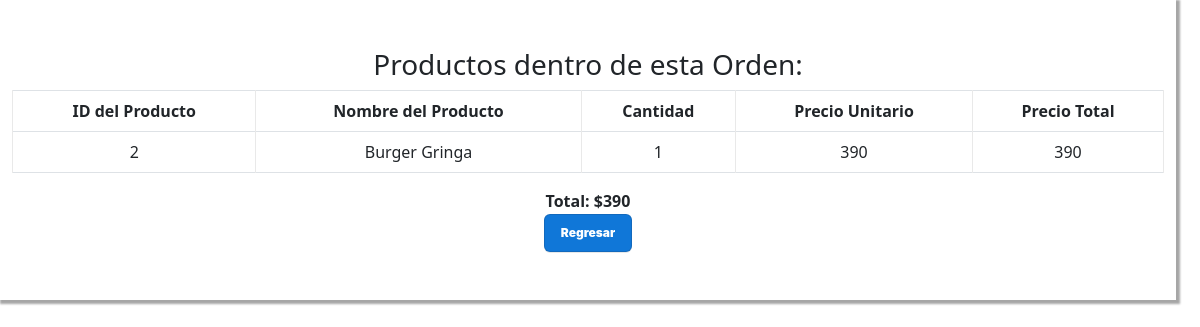
Before: /PAGINA_VerOrden.php?id=1 with the older database file.
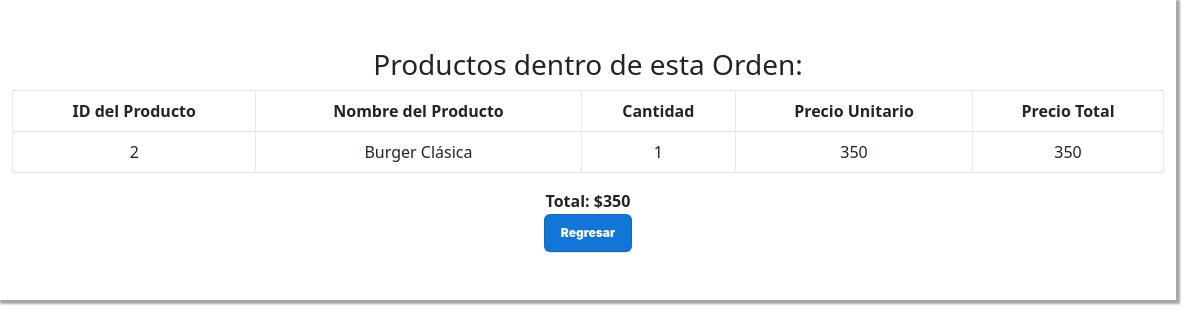
After: the same page with the newer database file.
### tables this page shows
CREATE TABLE `detalles_orden` (
  `id_detalle_orden` int(10) PRIMARY KEY NOT NULL AUTO_INCREMENT COMMENT 'ID de la línea',  
  `orden` int(10) NULL COMMENT 'ID de la orden',
  `producto_det` int(10) NULL COMMENT 'ID del producto de la línea',
  `cantidad_producto` int(10) NOT NULL COMMENT 'Cantidad del producto de la línea',
  CONSTRAINT orden FOREIGN KEY (orden) REFERENCES orden(id_orden),
  CONSTRAINT producto_det FOREIGN KEY (producto_det) REFERENCES producto(id_producto)
);

CREATE TABLE `producto` (
  `id_producto` int(10) PRIMARY KEY NOT NULL AUTO_INCREMENT COMMENT 'ID del Producto',
  `nombre` varchar(30) NOT NULL COMMENT 'Nombre del Producto',
  `precio` int(20) NOT NULL COMMENT 'Precio del Producto',
  `tipo` varchar(15) NOT NULL COMMENT 'Tipo de producto (Hamburguesa, Bebida, Acompañamiento).',
  `descripcion` varchar(180) NULL COMMENT 'Descripcion del Producto'
);

### modelo/conexion.php (called while the page is built)
<?php
class Conectar{
    public static function conexion (){
        try{
            $host ="localhost";
            $user ="root";
            $pass="";
            $bd="proyecto_grupo2";
            $con = mysqli_connect($host,$user,$pass);
            mysqli_select_db($con,$bd);
            return $con;
        }catch(Exception $e){
    die('Error'.$e->getMessage());
    echo "La linea de error " . $e->getLine();
        }
    }
    }
?>

### modelo/Orden.php (called while the page is built, shortened)
<?php
class Orden
{
    private $con;
    private $detalles_orden;
    public function __construct()
    {
        require_once("conexion.php");
        $this->con = conectar::conexion();
    }
    public function listar_productos_orden($id_orden)
    {
        $sql = "SELECT producto.id_producto as id_producto, detalles_orden.id_detalle_orden as identificador_detalle,
        producto.nombre as nombre,
        detalles_orden.cantidad_producto as cantidad,
        producto.precio as precio_linea, producto.precio*detalles_orden.cantidad_producto as total_linea
        FROM detalles_orden , producto
        WHERE detalles_orden.orden = $id_orden AND detalles_orden.producto_det = producto.id_producto ORDER BY id_detalle_orden";
        $result = mysqli_query($this->con, $sql);
        while ($filas = mysqli_fetch_array($result)) {
            $this->detalles_orden[] = $filas;
        }
        return $this->detalles_orden;
    }
}
?>

### vista/Productos_Orden_ADMIN_VISTA.php (the view, shortened to what this page needs)
<!DOCTYPE html>
<html lang="es">
<head>
</head>
<body>
    <div class="div-menu">
        <h3 class="centrado">Productos dentro de esta Orden:</h3>
        <form method="POST">
            <table class="table table-bordered">
                <thead>
                    <tr>
                        <th>ID del Producto</th>
                        <th>Nombre del Producto</th>
                        <th>Cantidad</th>
                        <th>Precio Unitario</th>
                        <th>Precio Total</th>
                    </tr>
                </thead>
        </form>
        <tbody>
            <?php $precio_total = 0;
               foreach ($resultado as $detalle) : ?>
                <tr>
                    <td><?php echo $detalle['id_producto'] ?></td>
                    <td><?php echo $detalle['nombre'] ?></td>
                    <td><?php echo $detalle['cantidad'] ?></td>
                    <td><?php echo $detalle['precio_linea'] ?></td>
                    <td><?php $precio_total = $precio_total + $detalle['total_linea'];
                           echo $detalle['total_linea'] ?></td>
                </tr>
            <?php endforeach; ?>
        </tbody>
        <div class="centrado"><b>Total: $<?php echo $precio_total; ?></b></div>
        <div class="centrado"><button class="button-2"><a href="PAGINA_GestionOrdenes.php" style="color:white; text-decoration:none;">Regresar</a></button></div>
    </div>
</body>
</html>

### PAGINA_VerOrden.php (shortened to what this page needs)
<!DOCTYPE html>
<html lang="es">
<head>
        <link rel="stylesheet" href="assets/styles2.css">
        <link href="https://cdn.jsdelivr.net/npm/bootstrap@5.2.0/dist/css/bootstrap.min.css" rel="stylesheet">
</head>
<body>
        <div class="container-fluid row">
                <?php require_once("controlador/listar_productos_orden_controlador.php"); ?>
        </div>
</body>
</html>

### controlador/listar_productos_orden_controlador.php (shortened to what this page needs)
<?php
require_once("modelo/Orden.php");
$orden = new Orden();
if (isset($_GET['id'])) {
    $id_orden = $_GET['id'];
    $resultado = $orden->listar_productos_orden($id_orden);
    if ($resultado) {
        require_once("vista/Productos_Orden_ADMIN_VISTA.php");
    } else {
?>
        <div class="no_hay_registros">
            <?php echo "No hay productos registrados en esta orden"; ?>
        </div>
<?php
    }
}
?>

### assets/styles2.css (style rules this page uses)
body { font-family: 'Roboto', sans-serif; background-repeat: no-repeat; background-size: cover; }
table.table tr th, table.table tr td { border-color: #e9e9e9; }
table.table td:last-child { width: fit-content; }
.button-2 { appearance: none; background-color: #1077d8; border: 1px solid rgba(27, 31, 35, .15); border-radius: 6px; box-shadow: rgba(27, 31, 35, .1) 0 1px 0; box-sizing: border-box; color: #fff; cursor: pointer; display: inline-block; font-family: -apple-system, system-ui, "Segoe UI", Helvetica, Arial, sans-serif, "Apple Color Emoji", "Segoe UI Emoji"; font-size: 12px; font-weight: 900; line-height: 16px; padding: 10px 16px; margin-top: 1px; }
.centrado { text-align: center; }
.div-menu { display: block; width: max-content; background: #fff; margin: 0 auto; padding: 3em; margin-bottom: 3em; margin-top: 3em; -webkit-box-shadow: 2px 2px 2px 2px rgba(0, 0, 0, 0.35); text-align: center; }

Changed rows visible on the page:
changed through a linked row, detalles_orden: producto_det.nombre "Burger Gringa" → "Burger Clásica"; producto_det.precio "390" → "350"; total_linea "390" → "350"
Other visible differences:
$precio_total: "390" → "350"
